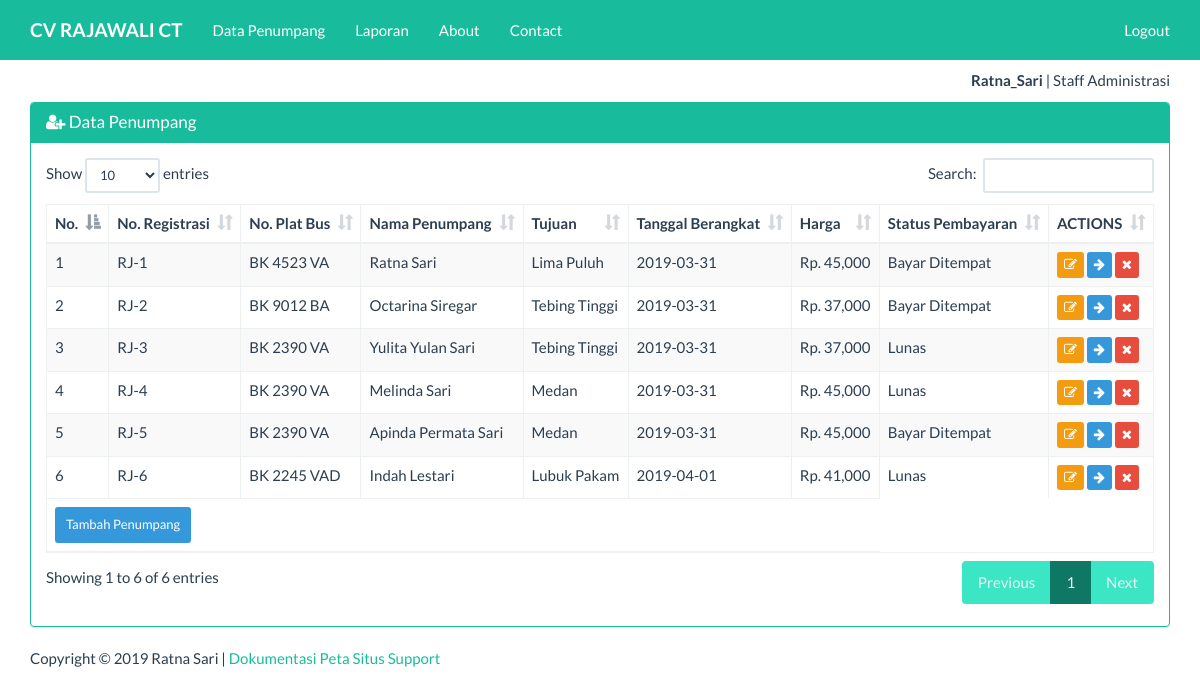
Screenshot of /index_admin.php?page=penumpang&actions=tampil (signed in) with the database file from the repository.
### tables this page shows
CREATE TABLE IF NOT EXISTS `penumpang` (
  `id` int(11) NOT NULL AUTO_INCREMENT,
  `no_registrasi` varchar(10) NOT NULL,
  `no_plat` varchar(12) NOT NULL,
  `nama_penumpang` varchar(25) NOT NULL,
  `tujuan` varchar(25) NOT NULL,
  `tanggal_berangkat` date NOT NULL,
  `harga` int(10) NOT NULL,
  `status_pembayaran` varchar(25) NOT NULL,
  PRIMARY KEY (`id`)
);

### views/penumpang_tampil.php (the view, shortened to what this page needs)
<div class="container">
    <div class="row">
        <div class="col-xs-12">
            <div class="panel panel-success">
                <div class="panel-heading">
                    <h3 class="panel-title"><span class="fa fa-user-plus"></span> Data Penumpang</h3>
                </div>
                <div class="panel-body">
                    <table id="dtskripsi" class="table table-bordered table-striped table-hover">
                        <thead>
                            <tr>
                                <th>No.</th>
                                <th>No. Registrasi</th>
                                <th>No. Plat Bus</th>
                                <th>Nama Penumpang</th>
                                <th>Tujuan</th>
                                <th>Tanggal Berangkat</th>
                                <th>Harga</th>
                                <th>Status Pembayaran</th>
                                <th>ACTIONS</th>
                            </tr>
                        </thead>
                        <tbody>
                            <?php
                            $sql = "SELECT * FROM penumpang";
                            $query = mysqli_query($koneksi, $sql) or die("SQL Anda Salah");
                            $nomor = 0;
                            while ($data = mysqli_fetch_array($query)) {
                                $nomor++;
                                ?>
                                <tr>
                                    <td><?= $nomor ?></td>
                                    <td><?= $data['no_registrasi'] ?></td>
									<td><?= $data['no_plat'] ?></td>
									<td><?= $data['nama_penumpang'] ?></td>
									<td><?= $data['tujuan'] ?></td>
                                    <td><?= $data['tanggal_berangkat'] ?></td>
                                    <td>Rp. <?= number_format($data['harga']) ?></td>
                                    <td><?= $data['status_pembayaran'] ?></td>
                                    <td>
                                        <a href="?page=penumpang&actions=edit&id=<?= $data['id'] ?>" class="btn btn-warning btn-xs">
                                            <span class="fa fa-edit"></span>
                                        </a>
										<a href="?page=penumpang&actions=tambah&nope=<?= $data['id'] ?>" class="btn btn-info btn-xs">
											<span class="fa fa-arrow-right"></span>
										</a>
                                        <a href="?page=penumpang&actions=delete&id=<?= $data['id'] ?>" class="btn btn-danger btn-xs">
                                            <span class="fa fa-remove"></span>
                                        </a>
                                    </td>
                                </tr>
                            <?php } ?>
                        </tbody>
                        <tfoot>
                            <tr>
                                <td colspan="7">
                                    <a href="?page=penumpang&actions=tambah" class="btn btn-info btn-sm">
                                        Tambah Penumpang
                                    </a>
                                </td>
                            </tr>
                        </tfoot>
                    </table>
                </div>
            </div>
        </div>
    </div>
</div>

### Assets/css/style.css (style rules this page uses)
body { padding-top: 70px; }

### rows the page displays
penumpang: no_registrasi "RJ-1", no_plat "BK 4523 VA", nama_penumpang "Ratna Sari", tujuan "Lima Puluh", tanggal_berangkat "2019-03-31", harga "45,000", status_pembayaran "Bayar Ditempat"
penumpang: no_registrasi "RJ-2", no_plat "BK 9012 BA", nama_penumpang "Octarina Siregar", tujuan "Tebing Tinggi", tanggal_berangkat "2019-03-31", harga "37,000", status_pembayaran "Bayar Ditempat"
penumpang: no_registrasi "RJ-3", no_plat "BK 2390 VA", nama_penumpang "Yulita Yulan Sari", tujuan "Tebing Tinggi", tanggal_berangkat "2019-03-31", harga "37,000", status_pembayaran "Lunas"
penumpang: no_registrasi "RJ-4", no_plat "BK 2390 VA", nama_penumpang "Melinda Sari", tujuan "Medan", tanggal_berangkat "2019-03-31", harga "45,000", status_pembayaran "Lunas"
penumpang: no_registrasi "RJ-5", no_plat "BK 2390 VA", nama_penumpang "Apinda Permata Sari", tujuan "Medan", tanggal_berangkat "2019-03-31", harga "45,000", status_pembayaran "Bayar Ditempat"
penumpang: no_registrasi "RJ-6", no_plat "BK 2245 VAD", nama_penumpang "Indah Lestari", tujuan "Lubuk Pakam", tanggal_berangkat "2019-04-01", harga "41,000", status_pembayaran "Lunas"

### other values shown
$_SESSION['username'] "Ratna_Sari"
$_SESSION['ket'] "Staff Administrasi"
